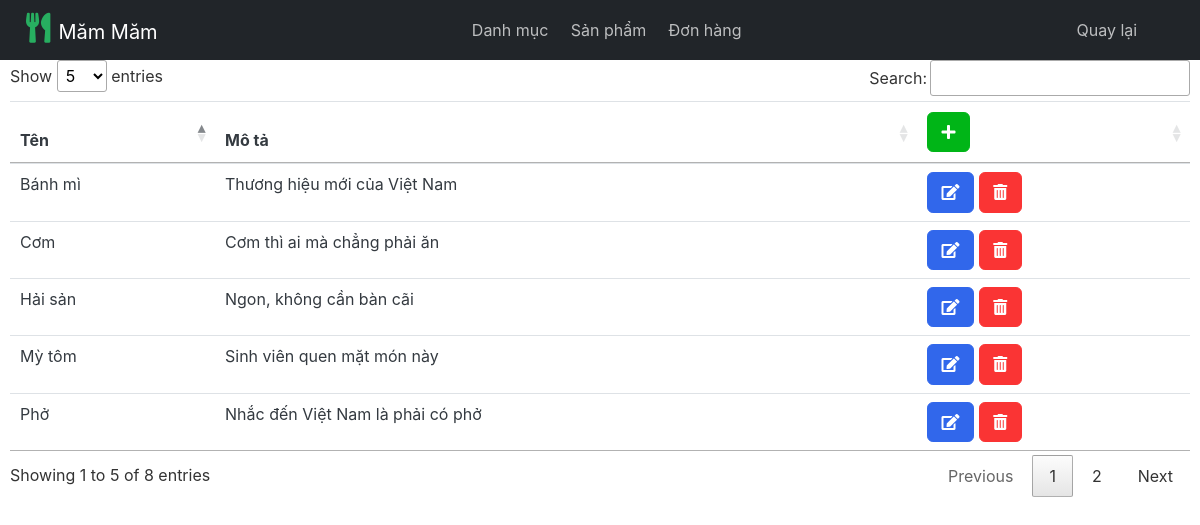
The page /dashboard/category on the database its author committed.
### category/models.py (models this page shows, shortened)
class Category(models.Model):
    name = models.CharField(max_length=100, unique=True)
    slug = models.SlugField(max_length=50, unique=True, allow_unicode=True)
    description = models.CharField(max_length=500, blank=True)
    class Meta:
        verbose_name = "category"
        verbose_name_plural = "categories"

### dashboard/views.py (the view)
# urls.py: path("category", views.ReadCategory, name="ReadCategory"),
def ReadCategory(request):
    categories = Category.objects.all()
    return render(request=request, template_name="dashboard/category/read.html",
                  context={"categories": categories})

### cart/context_processors.py (called while the page is built)
def cart_count(request):
    cart_count_badge = 0
    if "admin" in request.path:
        return {}
    else:
        try:
            cart = Cart.objects.filter(cart_id=cart_id_from_session(request))
            if request.user.is_authenticated:
                cart_items = CartItem.objects.all().filter(user=request.user)
            else:
                cart_items = CartItem.objects.all().filter(cart=cart[:1])
            cart_count_badge = cart_items.count()
        except Cart.DoesNotExist:
            cart_count_badge = 0
    return dict(cart_count_badge=cart_count_badge)

### cart/views.py (called while the page is built)
def cart_id_from_session(request):
    cart_id = request.session.session_key
    if not cart_id:
        cart_id = request.session.create()
    return cart_id

### category/context_processors.py (called while the page is built)
def header_menu_links(request):
    links = Category.objects.all()
    return dict(links=links)

### templates/dashboard/category/read.html (shortened to what this page needs)
{% extends 'dashboard-base.html' %}
{% load static %}
{% block content %}
<table id="category-table" class="table">
    <thead>
        <th>Tên</th>
        <th>Mô tả</th>
        <th>
            <a href="{% url 'CreateCategory' %}" class="btn btn-success">
                <i class="fas fa-plus"></i>
            </a>
        </th>
    </thead>
    <tbody>
        {% for category in categories %}
        <tr>
            <td>{{ category.name }}</td>
            <td>{{ category.description }}</td>
            <td>
                <a href="{% url 'UpdateCategory' category.id %}" class="btn btn-primary">
                    <i class="fas fa-edit"></i>
                </a>
                <a href="{% url 'DeleteCategory' category.id %}" class="btn btn-danger">
                    <i class="fas fa-trash-alt"></i>
                </a>
            </td>
        </tr>
        {% endfor %}
    </tbody>
</table>
{% endblock%}

### rows shown on the page
Category: name "Cơm", description "Cơm thì ai mà chẳng phải ăn"
Category: name "Bánh mì", description "Thương hiệu mới của Việt Nam"
Category: name "Phở", description "Nhắc đến Việt Nam là phải có phở"
Category: name "Mỳ tôm", description "Sinh viên quen mặt món này"
Category: name "Hải sản", description "Ngon, không cần bàn cãi"
